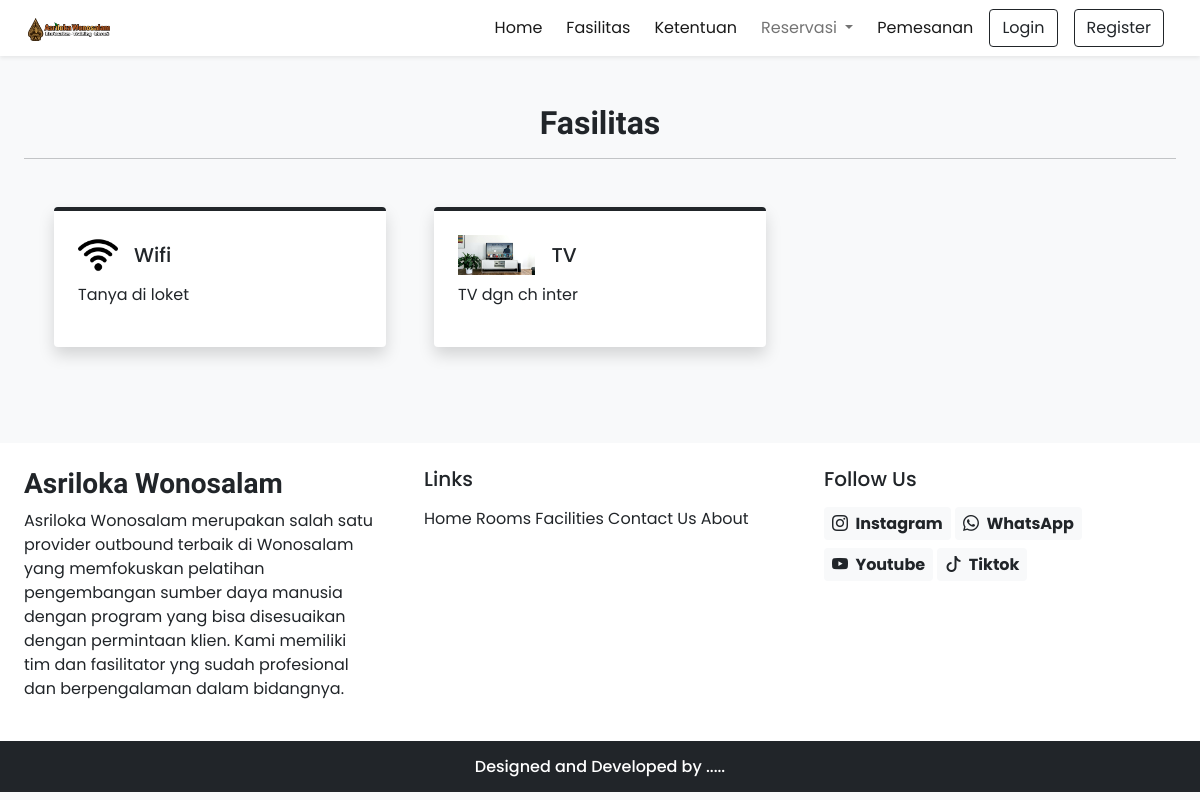
Page /fasilitas.php on the committed database.
### tables this page shows
CREATE TABLE `facility` (
  `id` int(11) NOT NULL,
  `picture` varchar(191) NOT NULL,
  `name` varchar(191) NOT NULL,
  `description` varchar(191) NOT NULL,
  `isGeneral` tinyint(1) NOT NULL DEFAULT 1
);

### app/core/Database.php (called while the page is built, shortened)
<?php
class Database
{
    private $host = DB_HOST;
    private $user = DB_USER;
    private $pass = DB_PASS;
    private $db_name = DB_NAME;
    private $dbh;
    private $stmt;
    public function __construct()
    {
        $dsn = 'mysql:host=' . $this->host . ';dbname=' . $this->db_name;
        $option = [
            PDO::ATTR_PERSISTENT => true,
            PDO::ATTR_ERRMODE => PDO::ERRMODE_EXCEPTION
        ];
        try {
            $this->dbh = new PDO($dsn, $this->user, $this->pass, $option);
        } catch (PDOException $e) {
            die($e->getMessage());
        }
    }
    public function query($query)
    {
        $this->stmt = $this->dbh->prepare($query);
    }
    public function bind($param, $value, $type = null)
    {
        if (is_null($type)) {
            switch (true) {
                case is_int($value):
                    $type = PDO::PARAM_INT;
                    break;
            }
        }
        $this->stmt->bindValue($param, $value, $type);
    }
    public function execute()
    {
        $this->stmt->execute();
    }
    public function resultSet()
    {
        $this->execute();
        return $this->stmt->fetchAll(PDO::FETCH_ASSOC);
    }
}

### app/model/Facility.php (called while the page is built, shortened)
<?php
class Facility
{
    private $db;
    public function __construct()
    {
        $this->db = new Database;
    }
    public function getFacilityByPublicity($isGeneral)
    {
        $q = 'SELECT * FROM facility WHERE isGeneral = ?';
        $this->db->query($q);
        $this->db->bind(1, $isGeneral);
        $res = $this->db->resultSet();
        return $res;
    }
}

### fasilitas.php (the view, shortened to what this page needs)
<!DOCTYPE html>
<html lang="en">
<head>
    <?php require('inc/links.php'); ?>
</head>
<body class="bg-light">
    <?php require('inc/header.php');
    $facility = new Facility();
    $facilties = $facility->getFacilityByPublicity(1);
    ?>
    <div class="my-5 px-4">
        <h2 class="fw-bold h-font text-center">Fasilitas</h2>
        <hr>
    </div>
    <div class="container">
        <div class="row">
            <?php foreach ($facilties as $r): ?>
                <div class='col-lg-4 col-md-6 mb-5 px-4'>
                    <div class='bg-white rounded shadow p-4 border-top border-4 border-dark pop'>
                        <div class='d-flex align-items-center mb-2'>
                            <img src='assets/images/facility/<?= $r['picture'] ?>' alt='<?= $r['name'] ?>' height='40px'>
                            <h5 class='m-0 ms-3'>
                                <?= $r['name'] ?>
                            </h5>
                        </div>
                        <p>
                            <?= $r['description'] ?>
                        </p>
                    </div>
                </div>
            <?php endforeach; ?>
        </div>
    </div>
    <?php require('inc/footer.php'); ?>
</body>
</html>

### assets/css/common.css (style rules this page uses)
:root { --teal: #2ec1ac; --teal_hover: #279e8c; }
* { font-family: "Poppins", sans-serif; }
.h-font { font-family: "Merienda", cursive; }

### rows in the picture
facility: picture (picture), name "Wifi", description "Tanya di loket"
facility: picture (picture), name "TV", description "TV dgn ch inter"
